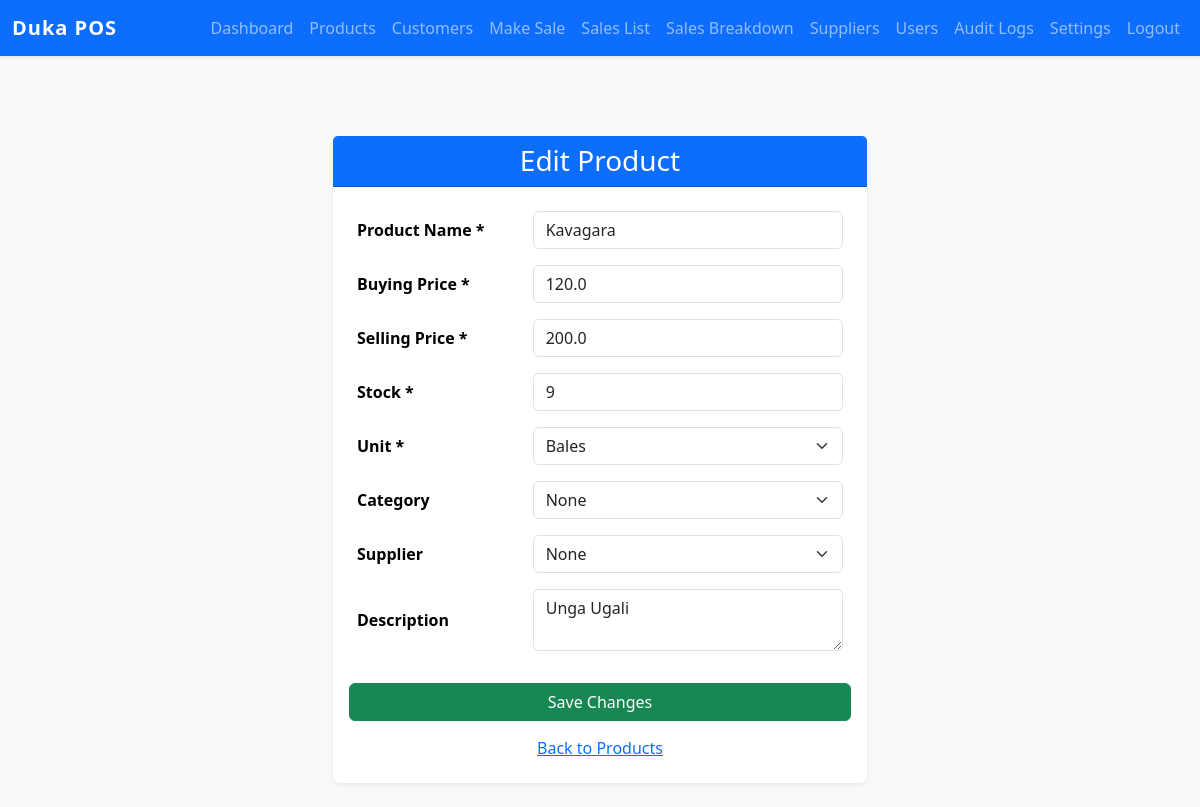
Screenshot of /products/edit/1 (signed in) with the database file from the repository.
### models.py (models this page shows, shortened)
class Product(db.Model):
    id = db.Column(db.Integer, primary_key=True)
    name = db.Column(db.String(100), nullable=False)
    buying_price = db.Column(db.Float, nullable=False, default=0.0)
    selling_price = db.Column(db.Float, nullable=False, default=0.0)
    stock = db.Column(db.Integer, nullable=False)
    unit = db.Column(db.String(50))
    category_id = db.Column(db.Integer, db.ForeignKey('category.id'))
    supplier_id = db.Column(db.Integer, db.ForeignKey('supplier.id'))
    image = db.Column(db.String(200))
    barcode = db.Column(db.String(100))
    description = db.Column(db.Text)
    histories = db.relationship('ProductHistory', backref='product', lazy=True)

### app.py (the view, shortened to what this page needs)
@app.route('/products/edit/<int:product_id>', methods=['GET', 'POST'])
@login_required(role='admin')
def edit_product_page(product_id):
    units = ['KGs', 'Grams', 'Liters', 'Milliliters', 'Pieces', 'Bales', 'Packs', 'Boxes', 'Cartons', 'Dozens', 'Meters', 'Rolls', 'Bottles', 'Bags', 'Trays']
    product = Product.query.get_or_404(product_id)
    return render_template('edit_product.html', product=product, units=units)

### app.py (called while the page is built)
def login_required(role=None):
    def decorator(f):
        from functools import wraps
        @wraps(f)
        def decorated_function(*args, **kwargs):
            if 'user_id' not in session:
                return redirect(url_for('login'))
            if role and session.get('role') != role:
                flash('You do not have permission to access this page.', 'danger')
                return redirect(url_for('home'))
            return f(*args, **kwargs)
        return decorated_function
    return decorator

### templates/edit_product.html (shortened to what this page needs)
{% extends "base.html" %}
{% block content %}
<div class="container-fluid py-4">
    <div class="row justify-content-center">
        <div class="col-md-8 col-lg-6">
            <div class="card shadow-sm border-0">
                <div class="card-header bg-primary text-white text-center">
                    <h3 class="mb-0"> Edit Product</h3>
                </div>
                <div class="card-body">
                    <form method="POST">
                        <div class="table-responsive">
                            <table class="table table-borderless align-middle mb-0">
                                <tbody>
                                    <tr>
                                        <th style="width: 35%;">Product Name *</th>
                                        <td>
                                            <input type="text" class="form-control" name="name" value="{{ product.name }}" required>
                                        </td>
                                    </tr>
                                    <tr>
                                        <th>Buying Price *</th>
                                        <td>
                                            <input type="number" step="0.01" class="form-control" name="buying_price" value="{{ product.buying_price }}" required>
                                        </td>
                                    </tr>
                                    <tr>
                                        <th>Selling Price *</th>
                                        <td>
                                            <input type="number" step="0.01" class="form-control" name="selling_price" value="{{ product.selling_price }}" required>
                                        </td>
                                    </tr>
                                    <tr>
                                        <th>Stock *</th>
                                        <td>
                                            <input type="number" class="form-control" name="stock" value="{{ product.stock }}" min="0" required>
                                        </td>
                                    </tr>
                                    <tr>
                                        <th>Unit *</th>
                                        <td>
                                            <select class="form-select" name="unit" required>
                                                {% for unit in units %}
                                                <option value="{{ unit }}" {% if product.unit == unit %}selected{% endif %}>{{ unit }}</option>
                                                {% endfor %}
                                            </select>
                                        </td>
                                    </tr>
                                    <tr>
                                        <th>Category</th>
                                        <td>
                                            <select class="form-select" name="category">
                                                <option value="">None</option>
                                            </select>
                                        </td>
                                    </tr>
                                    <tr>
                                        <th>Supplier</th>
                                        <td>
                                            <select class="form-select" name="supplier">
                                                <option value="">None</option>
                                            </select>
                                        </td>
                                    </tr>
                                    <tr>
                                        <th>Description</th>
                                        <td>
                                            <textarea class="form-control" name="description" rows="2">{{ product.description }}</textarea>
                                        </td>
                                    </tr>
                                </tbody>
                            </table>
                        </div>
                        <button type="submit" class="btn btn-success w-100 mt-4"> Save Changes</button>
                        <a href="{{ url_for('products_page') }}" class="btn btn-link w-100 mt-2">Back to Products</a>
                    </form>
                </div>
            </div>
        </div>
    </div>
</div>
{% endblock %}

### templates/base.html (style rules this page uses)
body { background-color: #f8f9fa; }

### rows the page displays
Product: name "Kavagara", buying_price "120.0", selling_price "200.0", stock "9", unit "Bales", description "Unga Ugali"
